Frame 1 (no input): blank canvas, image omitted
Frame 60 (the mouse pressed at the canvas centre just before this capture): blank canvas, image omitted
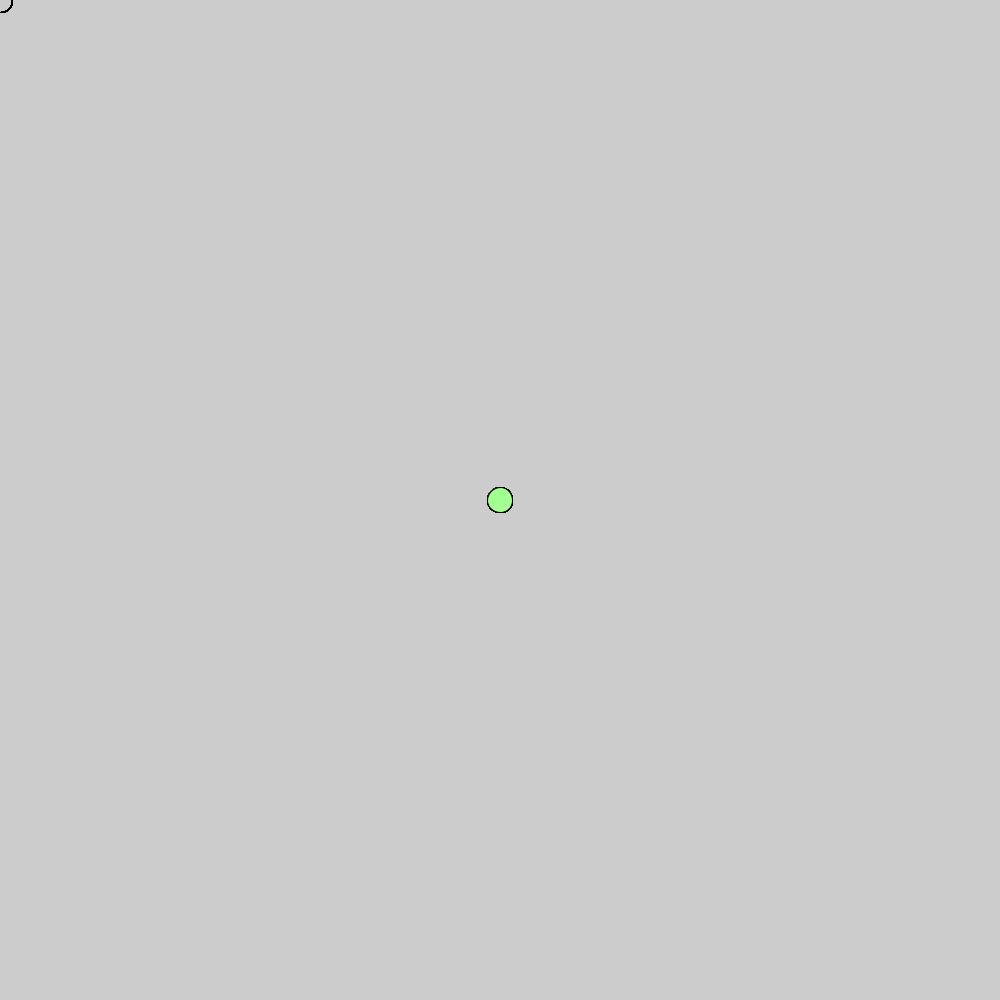
Frame 120 (the mouse held since frame 60 and released just before this capture)

The Processing sketch whose frames 1 and 60 were blank and that drew this single picture after the mouse press (run headless with seeded random() and noise(); from frame 60 on, the mouse is pressed at the canvas centre):

// Processing sketch: processing_178203
// ── processing_178203.pde

void setup() {
  size(1000, 1000);
}
 
void draw() {
  if (mousePressed) {
    fill(random(255),mouseX,145,mouseY);
  } else {
    fill(random(200),20,mouseX,mouseY);
  }
  ellipse(mouseX, mouseY, 25, 25);
  ellipse(mouseY, mouseX, 25, 25);
}
